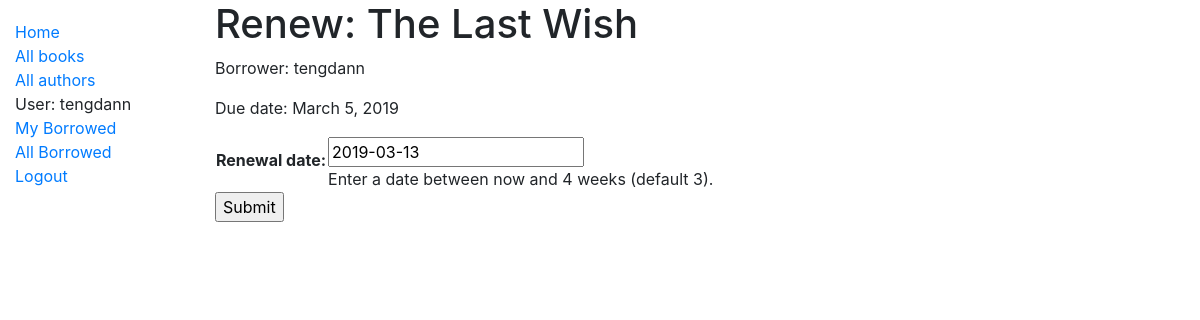
Page /catalog/book/7144b176-53a8-404c-a482-73e935fe09cd/renew/ (signed in) on the earlier database version.
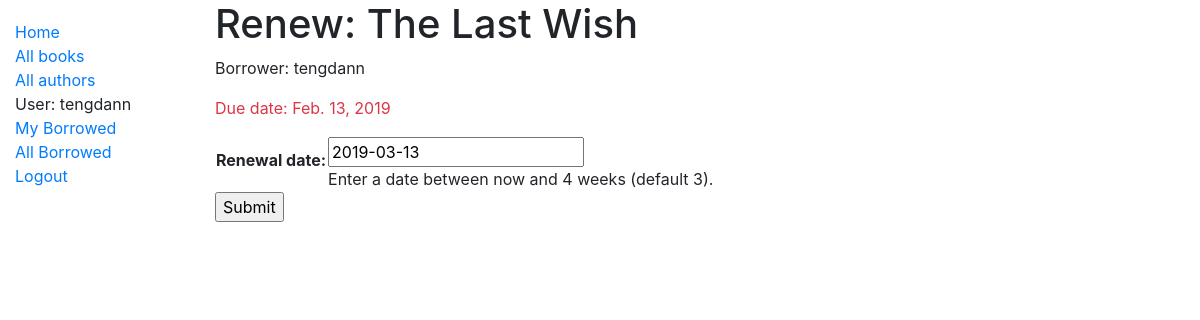
Same page on the later database version.
### catalog/models.py (models this page shows, shortened)
class BookInstance(models.Model):
    id = models.UUIDField(primary_key=True, default=uuid.uuid4, help_text='Unique ID for this particular book across whole library')
    book = models.ForeignKey('Book', on_delete=models.SET_NULL, null=True)
    imprint = models.CharField(max_length=200)
    due_back = models.DateField(null=True, blank=True)
    borrower = models.ForeignKey(User, on_delete=models.SET_NULL, null=True, blank=True)
    @property
    def is_overdue(self):
        if self.due_back and date.today() > self.due_back:
            return True
        return False
    LOAN_STATUS = (
        ('m', 'Maintenance'),
        ('o', 'On loan'),
        ('a', 'Available'),
        ('r', 'Reserved'),
    )
    status = models.CharField(
        max_length=1,
        choices=LOAN_STATUS,
        blank=True,
        default='m',
        help_text='Book availability',
    )
    class Meta:
        ordering = ['due_back']
        permissions = (("can_mark_returned", "Set book as returned"), )

class Book(models.Model):
    title = models.CharField(max_length=200)
    author = models.ForeignKey('Author', on_delete=models.SET_NULL, null=True)
    summary = models.TextField(max_length=1000, help_text='Enter a brief description of the book')
    isbn = models.CharField('ISBN', max_length=13, help_text='13 Character <a href="https://www.isbn-international.org/content/what-isbn">ISBN number</a>')
    genre = models.ManyToManyField(Genre, help_text='Select a genre for this book')
    def display_genre(self):
        """Create a string for the Genre. This is required to display genre in Admin."""
        return ', '.join(genre.name for genre in self.genre.all()[:3])
    display_genre.short_description = 'Genre'

### catalog/views.py (the view)
# urls.py: path('book/<uuid:pk>/renew/', views.renew_book_librarian, name = 'renew-book-librarian')
@permission_required('catalog.can_mark_returned')
def renew_book_librarian(request, pk):
    book_instance = get_object_or_404(BookInstance, pk = pk)
    if request.method == 'POST':
        form = RenewBookForm(request.POST)
        if form.is_valid():
            book_instance.due_back = form.cleaned_data['renewal_date']
            book_instance.save()
            return HttpResponseRedirect(reverse('all-borrowed'))
    else:
        proposed_renewal_date = datetime.date.today() + datetime.timedelta(weeks = 3)
        form = RenewBookForm(initial = {'renewal_date': proposed_renewal_date})
    context = {
        'form': form,
        'book_instance': book_instance
    }
    return render(request, 'catalog/book_renew_librarian.html', context)

### catalog/forms.py (shortened to what this page needs)
class RenewBookForm(forms.Form):
    renewal_date = forms.DateField(help_text = "Enter a date between now and 4 weeks (default 3).")

### catalog/templates/catalog/book_renew_librarian.html (shortened to what this page needs)
{% extends "base_generic.html" %}
{% block content %}
    <h1>Renew: {{ book_instance.book.title }}</h1>
    <p>Borrower: {{ book_instance.borrower }}</p>
    <p{% if book_instance.is_overdue %} class="text-danger"{% endif %}>Due date: {{ book_instance.due_back }}</p>
    <form action="" method="post">
        <table>
            {{ form.as_table }}
        </table>
        <input type="submit" value="Submit">
    </form>
{% endblock %}

Differences in the rows shown:
changed BookInstance "The Last Wish": due_back "March 5, 2019" → "Feb. 13, 2019"
